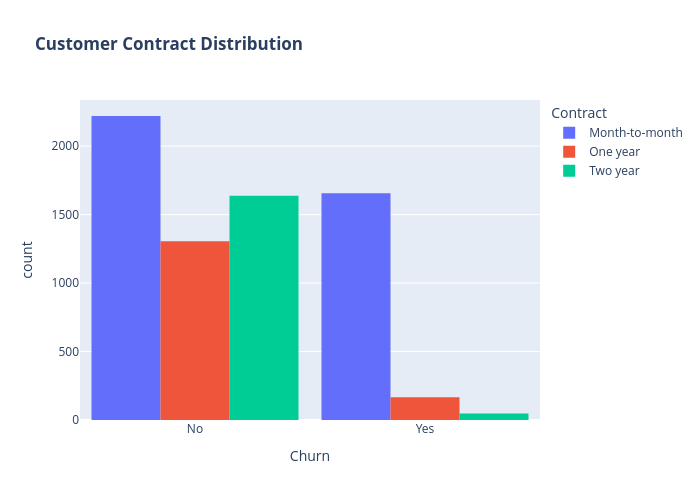

This figure's notebook cell:
### Code cell
fig = px.histogram(df, x = 'Churn', color= 'Contract', barmode= 'group', title = '<b>Customer Contract Distribution</b>')
fig.update_layout(width = 700, height= 500, bargap = 0.1)
fig.show()

### Figure 1 — Plotly figure (JSON) as saved in the notebook; plotly's stock layout.template omitted (floating-point values rounded to 4 significant figures; data arrays with more than 128 entries replaced by an {"elided": "..."} marker saying what was removed)
{"data": [{"alignmentgroup": "True", "bingroup": "x", "hovertemplate": "Contract=Month-to-month<br>Churn=%{x}<br>count=%{y}<extra></extra>", "legendgroup": "Month-to-month", "marker": {"color": "#636efa", "pattern": {"shape": ""}}, "name": "Month-to-month", "offsetgroup": "Month-to-month", "orientation": "v", "showlegend": true, "type": "histogram", "x": {"elided": "3875 str values"}, "xaxis": "x", "yaxis": "y"}, {"alignmentgroup": "True", "bingroup": "x", "hovertemplate": "Contract=One year<br>Churn=%{x}<br>count=%{y}<extra></extra>", "legendgroup": "One year", "marker": {"color": "#EF553B", "pattern": {"shape": ""}}, "name": "One year", "offsetgroup": "One year", "orientation": "v", "showlegend": true, "type": "histogram", "x": {"elided": "1472 str values"}, "xaxis": "x", "yaxis": "y"}, {"alignmentgroup": "True", "bingroup": "x", "hovertemplate": "Contract=Two year<br>Churn=%{x}<br>count=%{y}<extra></extra>", "legendgroup": "Two year", "marker": {"color": "#00cc96", "pattern": {"shape": ""}}, "name": "Two year", "offsetgroup": "Two year", "orientation": "v", "showlegend": true, "type": "histogram", "x": {"elided": "1685 str values"}, "xaxis": "x", "yaxis": "y"}], "layout": {"bargap": 0.1, "barmode": "group", "height": 500, "legend": {"title": {"text": "Contract"}, "tracegroupgap": 0}, "title": {"text": "<b>Customer Contract Distribution</b>"}, "width": 700, "xaxis": {"anchor": "y", "domain": [0, 1], "title": {"text": "Churn"}}, "yaxis": {"anchor": "x", "domain": [0, 1], "title": {"text": "count"}}}}
